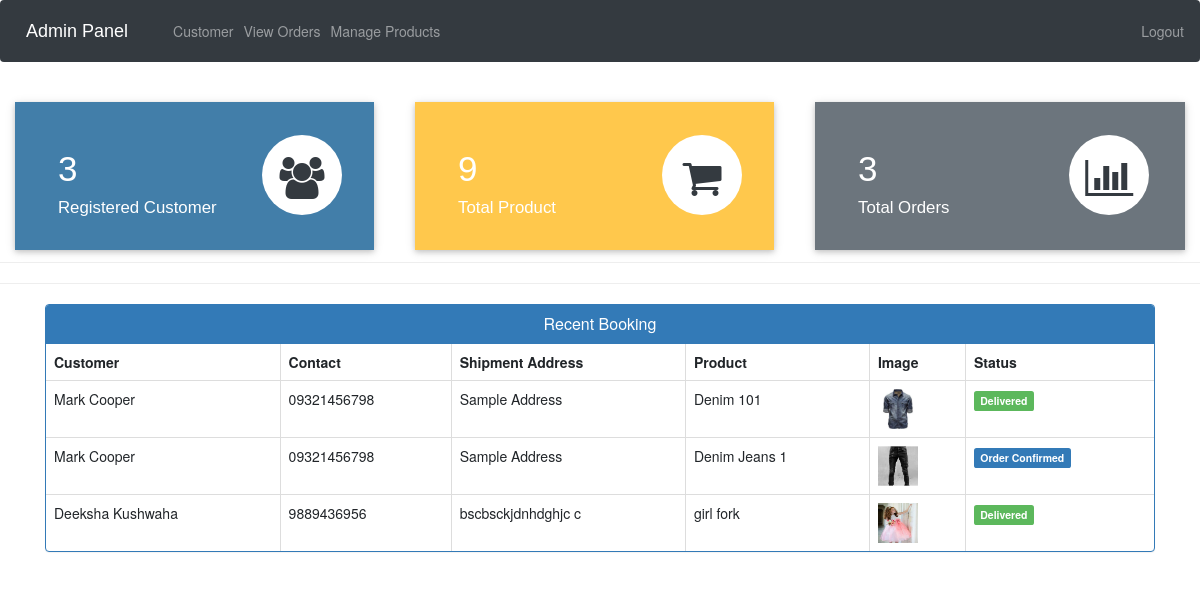
The app's page /admin-dashboard (signed in) with its own data.
### ecom/models.py (models this page shows, shortened)
class Customer(models.Model):
    user=models.OneToOneField(User,on_delete=models.CASCADE)
    profile_pic= models.ImageField(upload_to='profile_pic/CustomerProfilePic/',null=True,blank=True)
    address = models.CharField(max_length=40)
    mobile = models.CharField(max_length=20,null=False)
    @property
    def get_name(self):
        return self.user.first_name+" "+self.user.last_name

class Orders(models.Model):
    STATUS =(
        ('Pending','Pending'),
        ('Order Confirmed','Order Confirmed'),
        ('Out for Delivery','Out for Delivery'),
        ('Delivered','Delivered'),
    )
    customer=models.ForeignKey('Customer', on_delete=models.CASCADE,null=True)
    product=models.ForeignKey('Product',on_delete=models.CASCADE,null=True)
    email = models.CharField(max_length=50,null=True)
    address = models.CharField(max_length=500,null=True)
    mobile = models.CharField(max_length=20,null=True)
    order_date= models.DateField(auto_now_add=True,null=True)
    status=models.CharField(max_length=50,null=True,choices=STATUS)

class Product(models.Model):
    name=models.CharField(max_length=40)
    product_image= models.ImageField(upload_to='product_image/',null=True,blank=True)
    price = models.PositiveIntegerField()
    description=models.CharField(max_length=40)

### ecom/views.py (the view)
# urls.py: path('admin-dashboard', views.admin_dashboard_view,name='admin-dashboard'),
@login_required(login_url='adminlogin')
def admin_dashboard_view(request):
    customercount=models.Customer.objects.all().count()
    productcount=models.Product.objects.all().count()
    ordercount=models.Orders.objects.all().count()
    orders=models.Orders.objects.all()
    ordered_products=[]
    ordered_bys=[]
    for order in orders:
        ordered_product=models.Product.objects.all().filter(id=order.product.id)
        ordered_by=models.Customer.objects.all().filter(id = order.customer.id)
        ordered_products.append(ordered_product)
        ordered_bys.append(ordered_by)
    mydict={
    'customercount':customercount,
    'productcount':productcount,
    'ordercount':ordercount,
    'data':zip(ordered_products,ordered_bys,orders),
    }
    return render(request,'ecom/admin_dashboard.html',context=mydict)

### templates/ecom/admin_dashboard.html
{% extends 'ecom/admin_base.html' %}
{% load static %}
{% block content %}
<br>
{%include 'ecom/admin_dashboard_cards.html'%}
<br><br><br><br><br>
<hr><hr>
<div class="container" >
    <div class="panel panel-primary" >
      <div class="panel-heading" style="text-align:center;">
        <h6 class="panel-title">Recent Booking</h6>
      </div>
      <table class="table table-hover table-bordered" id="dev-table">
        <thead>
          <tr>
            <th>Customer</th>
            <th>Contact</th>
            <th>Shipment Address</th>
            <th>Product</th>
            <th>Image</th>
            <th>Status</th>
          </tr>
        </thead>
        {% for product,customer,order in data %}
        <tr>
          {% for c in customer %}
          <td> {{c.get_name}}</td>
          <td>{{c.mobile}}</td>
          <td>{{order.address}}</td>
          {% endfor %}
          {% for p in product %}
          <td> {{p.name}}</td>
          <td> <img src="{% static p.product_image.url %}" alt="Profile Pic" height="40px" width="40px" /></td>
          {% if order.status == 'Pending'%}
          <td> <span class="label label-info">{{order.status}}</span></td>
          {% elif order.status == 'Delivered' %}
          <td> <span class="label label-success">{{order.status}}</span></td>
          {% elif order.status == 'Out for Delivery' %}
          <td> <span class="label label-warning">{{order.status}}</span></td>
          {%else%}
            <td> <span class="label label-primary">{{order.status}}</span></td>
          {%endif%}
          {% endfor %}
        </tr>
        {% endfor %}
      </table>
  </div>
</div>
{% endblock content %}

### records on screen
Orders: address "Sample Address", status "Delivered"
Customer: get_name "Mark Cooper", mobile "09321456798"
Product: name "Denim 101", product_image (picture)
Orders: address "Sample Address", status "Order Confirmed"
Product: name "Denim Jeans 1", product_image (picture)
Orders: address "bscbsckjdnhdghjc c", status "Delivered"
Customer: get_name "Deeksha Kushwaha", mobile "9889436956"
Product: name "girl fork", product_image (picture)

### other values on screen
{{ customercount }} "3"
{{ productcount }} "9"
{{ ordercount }} "3"
